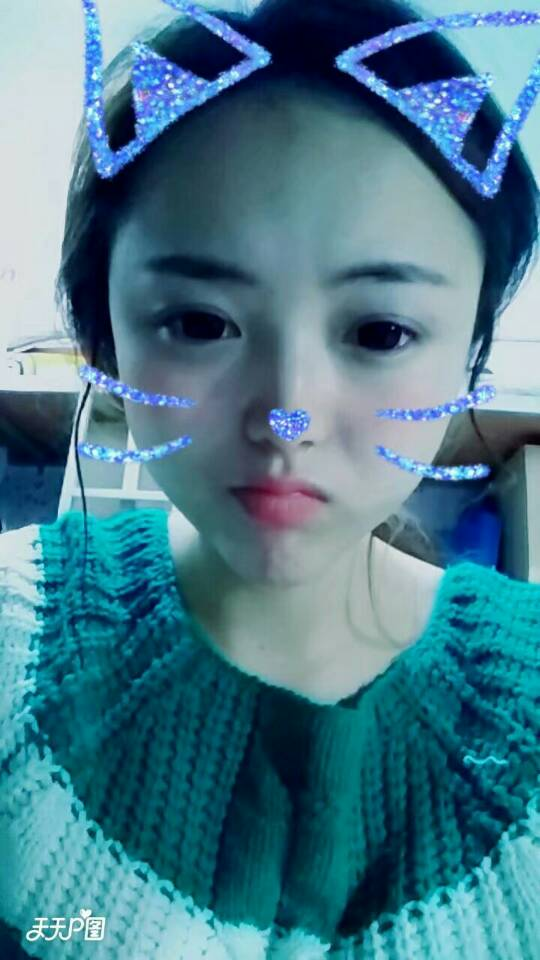
#> input picture aaa.jpg, 540 x 960 px
$ python Text3.py
#> lines starting #> are read from the running program, lines starting #| are printed output that depends on the picture
# coding=UTF-8

# 创建文件，并写入文件
import urllib
#
# f = open("t.txt", "w")
# f.write("写入t.txt")
# f.close()
#
# # 读取文件
# f = open("t.txt", "r")
# str = f.read()
# print str
#
# # python 异常处理
# try:
#     x = int(input("Please enter a number: "))
# except (NameError, ValueError) as err:
#     print("Oops!  That was no valid number.  Try again   ")
#
# # 抛出异常 raise
# raise NameError('HiThere')
#
# class Text:
#     publict = ''
#     __ss__ = ""
#     def text(self):
#
#         return
#
#     def text2(self):
#         # 异常处理
#         try:
#             print ''
#         except:
#             print ''
#         return
#
#
#
# if __name__ == '__main__':
#     # or 表达式使用，以及 and
#     if True or True:
#         # 除完之后还是整数
#         # print 10 // 3
#         # hashmap = {'1': '1', '2': '2'}
#         # array = ['1', '2', '3']
#         # print array
#         # print hashmap
#         # print 'ok'
#         # abs 函数
#         print abs(-1)
# #         max函数
#         print max(1,2)
# #         min 函数
#         print min(2,3)
#     # 转换成字符串
#     str(1)
# #     转换成int
#     int('2')
# #     转换成bool
#     bool(
#
#     )
#     float()
from Tkinter import Image

from PIL import Image, ImageFilter

with Image.open('aaa.jpg') as image:
#> image is the input picture: PIL image 540x960 RGB; mean R, G, B 72.4, 122, 138.8
    w,h = image.size
#> w = 540; h = 960
    image.filter(ImageFilter.BLUR).save('aa.jpg', 'jpeg')
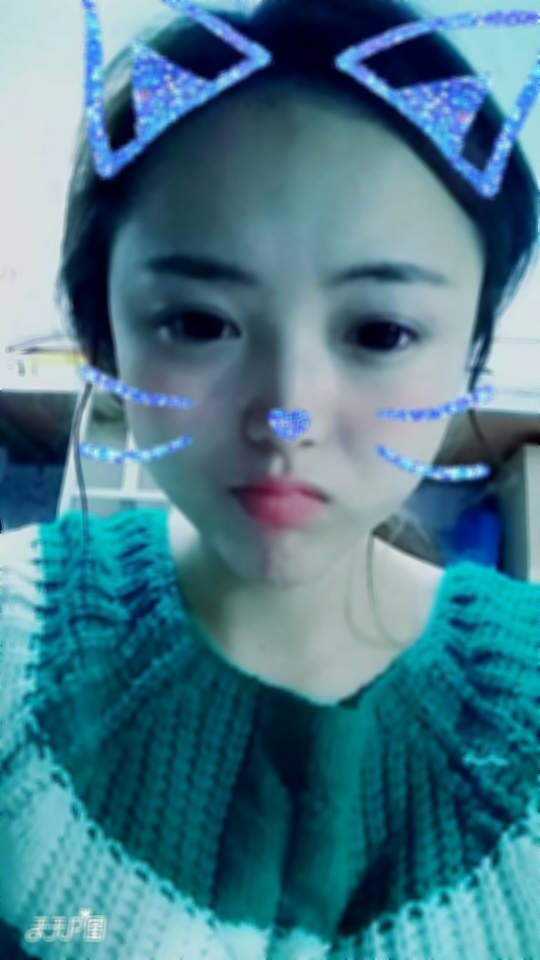
#> saved as aa.jpg: PIL image 540x960 RGB; mean R, G, B 72.5, 122, 138.8
